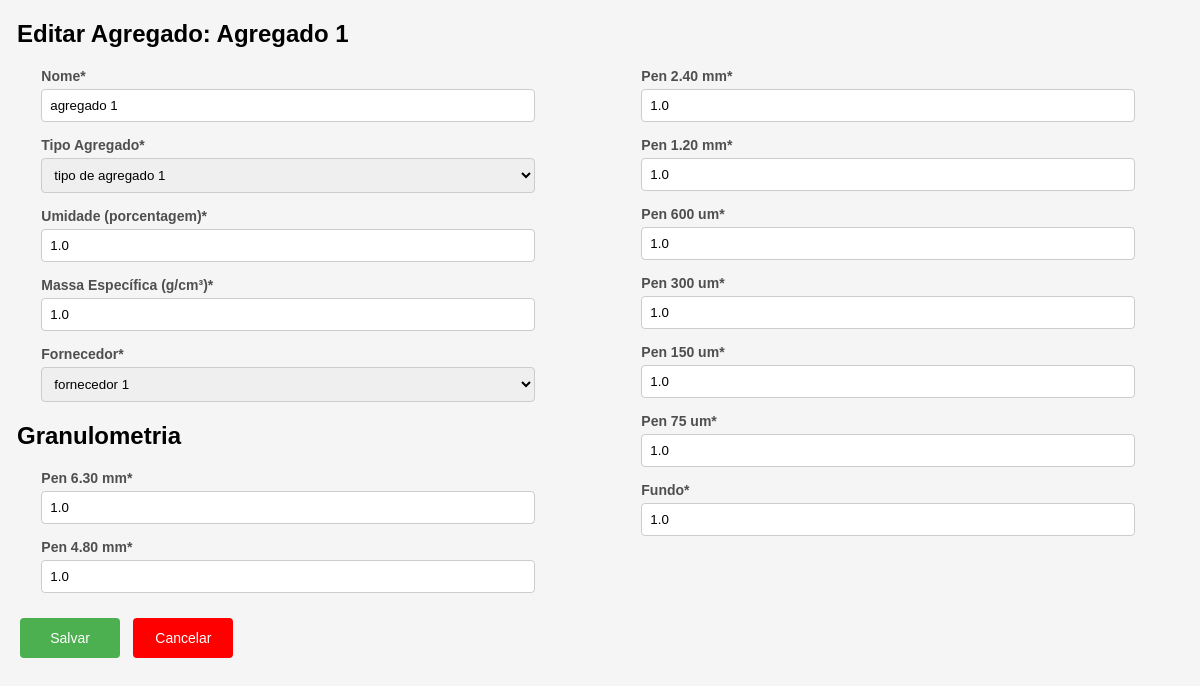
Page /editar_agregado/1/ on the committed database.
### usuarios/models.py (models this page shows, shortened)
class Agregado(models.Model):
    nome = models.CharField(max_length=40, unique=True)
    pen_6_30_mm = models.FloatField()
    pen_4_80_mm = models.FloatField()
    pen_2_40_mm = models.FloatField()
    pen_1_20_mm = models.FloatField()
    pen_600_um = models.FloatField()
    pen_300_um = models.FloatField()
    pen_150_um = models.FloatField()
    pen_75_um = models.FloatField()
    fundo = models.FloatField()
    umidade = models.FloatField()
    massa_especifica = models.FloatField()
    is_deleted = models.BooleanField(default=False)
    num_modificacao = models.IntegerField(default=0)
    data_cadastro = models.DateTimeField(default=timezone.now)
    fk_usuario_id = models.IntegerField(null=False)
    fk_fornecedor_id = models.ForeignKey(Fornecedor, on_delete=models.CASCADE)
    fk_tipo_agregado_id = models.ForeignKey(TipoAgregado, on_delete=models.CASCADE)
    class Meta:
        db_table = "agregado"

### usuarios/views.py (the view)
# urls.py: path('editar_agregado/<int:pk>/', views.editar_agregado, name='editar_agregado'),
def editar_agregado(request, pk):
    agregado = get_object_or_404(Agregado, id=pk)
    if request.method == 'POST':
        form = AgregadoForms(request.POST, instance=agregado)
        if form.is_valid():
            form.save()
            return redirect('agregados')  # Redireciona para a página de listagem de agregados
    else:
        form = AgregadoForms(instance=agregado)
    context = {
        'form': form,
        'agregado': agregado,
    }
    return render(request, 'agregado/editar.html', context)

### usuarios/forms.py (shortened to what this page needs)
class AgregadoForms(forms.ModelForm):
    class Meta:
        model = Agregado
        fields = ['fk_tipo_agregado_id', 'nome', 'pen_6_30_mm', 'pen_4_80_mm', 'pen_2_40_mm', 'pen_1_20_mm', 'pen_600_um', 'pen_300_um', 'pen_150_um', 'pen_75_um', 'fundo', 'umidade', 'massa_especifica', 'fk_fornecedor_id']
    def __init__(self, *args, **kwargs):
        super().__init__(*args, **kwargs)
        self.fields['fk_tipo_agregado_id'].queryset = TipoAgregado.objects.all()
        self.fields['fk_fornecedor_id'].queryset = Fornecedor.objects.all()

### usuarios/models.py (called while the page is built)
    def __str__(self):
        return self.nome

    def __str__(self):
        return self.nome

### usuarios/templates/agregado/editar.html (shortened to what this page needs)
{% extends 'base.html' %}
{% load static %}
{% block content %}
<html lang="pt-br">
<head>
    <link rel="stylesheet" href="{% static 'css/cadastros.css' %}">
</head>
<h1>Editar Agregado: {{ agregado.nome }}</h1>
<form method="post">
    <div class="form-columns">
    <div class="form-column">
        <div class="field">
            <label for="{{ form.nome.id_for_label }}">Nome<span class="required-label">*</span></label>
            {{ form.nome }}
        </div>
        <div class="field">
            <label for="{{ form.fk_tipo_agregado_id.id_for_label }}">Tipo Agregado<span class="required-label">*</span></label>
            {{ form.fk_tipo_agregado_id }}
        </div>
        <div class="field">
            <label for="{{ form.umidade.id_for_label }}">Umidade (porcentagem)<span class="required-label">*</span></label>
            {{ form.umidade }}
        </div>
        <div class="field">
            <label for="{{ form.massa_especifica.id_for_label }}">Massa Específica (g/cm³)<span class="required-label">*</span></label>
            {{ form.massa_especifica }}
        </div>
        <div class="field">
           <label for="{{ form.fk_fornecedor_id.id_for_label }}">Fornecedor<span class="required-label">*</span></label>
            {{ form.fk_fornecedor_id }}
        </div>
        <h1>Granulometria</h1>
        <div class="field">
            <label for="{{ form.pen_6_30_mm.id_for_label }}">Pen 6.30 mm<span class="required-label">*</span></label>
            {{ form.pen_6_30_mm }}
        </div>
        <div class="field">
            <label for="{{ form.pen_4_80_mm.id_for_label }}">Pen 4.80 mm<span class="required-label">*</span></label>
            {{ form.pen_4_80_mm }}
        </div>
    </div>
    <div class="form-column">
        <div class="field">
            <label for="{{ form.pen_2_40_mm.id_for_label }}">Pen 2.40 mm<span class="required-label">*</span></label>
            {{ form.pen_2_40_mm }}
        </div>
        <div class="field">
            <label for="{{ form.pen_1_20_mm.id_for_label }}">Pen 1.20 mm<span class="required-label">*</span></label>
            {{ form.pen_1_20_mm }}
        </div>
        <div class="field">
            <label for="{{ form.pen_600_um.id_for_label }}">Pen 600 um<span class="required-label">*</span></label>
            {{ form.pen_600_um }}
        </div>
        <div class="field">
            <label for="{{ form.pen_300_um.id_for_label }}">Pen 300 um<span class="required-label">*</span></label>
            {{ form.pen_300_um }}
        </div>
        <div class="field">
            <label for="{{ form.pen_150_um.id_for_label }}">Pen 150 um<span class="required-label">*</span></label>
            {{ form.pen_150_um }}
        </div>
        <div class="field">
            <label for="{{ form.pen_75_um.id_for_label }}">Pen 75 um<span class="required-label">*</span></label>
            {{ form.pen_75_um }}
        </div>
        <div class="field">
            <label for="{{ form.fundo.id_for_label }}">Fundo<span class="required-label">*</span></label>
            {{ form.fundo }}
        </div>
        </div>
    </div>
    <div class="button-container">
        <button type="submit" class="save-button">Salvar</button>
        <button type="button" onclick="goBack()" class="exit-button">Cancelar</button>
    </div>
    </form>
{% endblock %}

### usuarios/static/css/cadastros.css (style rules this page uses)
* { margin: 0; padding: 0; color: inherit; }
h1 { margin-left:17px; margin-top: 20px; text-transform: capitalize; margin-bottom: 20px; font-size: 24px; }
.form-columns { display: flex; justify-content: space-between; }
.form-column { flex: 1; margin-right: 10px; }
.field { margin-left: 7%; margin-bottom: 15px; }
.field label { color: #4F4F4F; font-size: 14px; margin-bottom: 5px; display: block; font-weight: bold; }
.field input, .field select { width: 90%; padding: 8px; border: 1px solid #ccc; border-radius: 4px; }
.button-container { position: relative; margin-top: 10px; margin-left: 10px; margin-bottom: 10px; }
.save-button, .exit-button { width: 100px; height: 40px; padding: 10px 20px; font-size: 14px; border: none; border-radius: 4px; cursor: pointer; margin-left: 10px; }
.save-button { background-color: #4caf50; color: white; }
.exit-button { background-color: red; color: white; }

### rows in the picture
Agregado: nome "Agregado 1", nome "agregado 1", fk_tipo_agregado_id "tipo de agregado 1", umidade "1.0", massa_especifica "1.0", fk_fornecedor_id "fornecedor 1", pen_6_30_mm "1.0", pen_4_80_mm "1.0", pen_2_40_mm "1.0", pen_1_20_mm "1.0", pen_600_um "1.0", pen_300_um "1.0", pen_150_um "1.0", pen_75_um "1.0", fundo "1.0"
